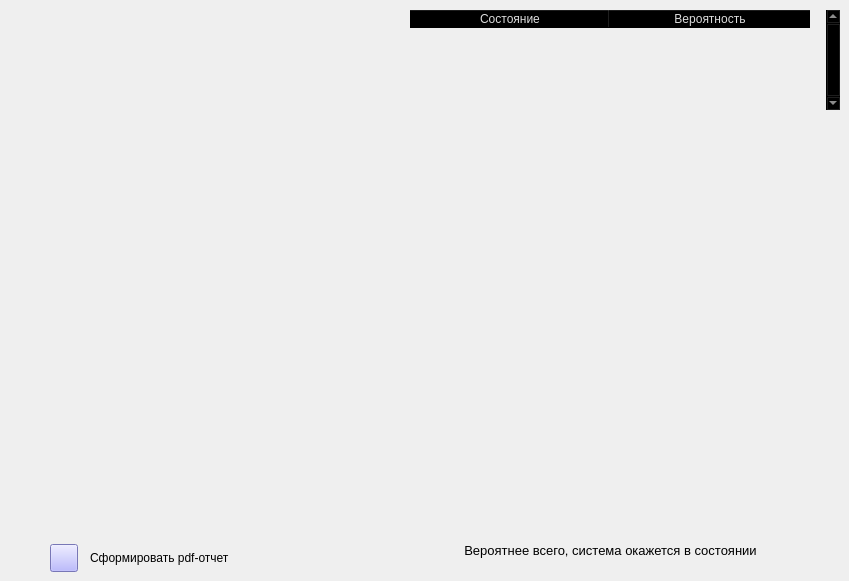
                     <widget class="QWidget" name="calculation">
                      <widget class="QTableWidget" name="result_table">
                       <property name="geometry">
                        <rect>
                         <x>410</x>
                         <y>10</y>
                         <width>430</width>
                         <height>100</height>
                        </rect>
                       </property>
                       <property name="sizePolicy">
                        <sizepolicy hsizetype="Expanding" vsizetype="Expanding">
                         <horstretch>0</horstretch>
                         <verstretch>0</verstretch>
                        </sizepolicy>
                       </property>
                       <property name="palette">
                        <palette>
                         <active>
                          <colorrole role="WindowText">
                           <brush brushstyle="SolidPattern">
                            <color alpha="255">
                             <red>221</red>
                             <green>221</green>
                             <blue>221</blue>
                            </color>
                           </brush>
                          </colorrole>
                          <colorrole role="Button">
                           <brush brushstyle="SolidPattern">
                            <color alpha="0">
                             <red>0</red>
                             <green>0</green>
                             <blue>0</blue>
                            </color>
                           </brush>
                          </colorrole>
                          <colorrole role="Text">
                           <brush brushstyle="SolidPattern">
                            <color alpha="255">
                             <red>221</red>
                             <green>221</green>
                             <blue>221</blue>
                            </color>
                           </brush>
                          </colorrole>
                          <colorrole role="ButtonText">
                           <brush brushstyle="SolidPattern">
                            <color alpha="255">
                             <red>221</red>
                             <green>221</green>
                             <blue>221</blue>
                            </color>
                           </brush>
                          </colorrole>
                          <colorrole role="Base">
                           <brush brushstyle="NoBrush">
                            <color alpha="255">
                             <red>0</red>
                             <green>0</green>
                             <blue>0</blue>
                            </color>
                           </brush>
                          </colorrole>
                          <colorrole role="Window">
                           <brush brushstyle="SolidPattern">
                            <color alpha="0">
                             <red>0</red>
                             <green>0</green>
                             <blue>0</blue>
                            </color>
                           </brush>
                          </colorrole>
                          <colorrole role="PlaceholderText">
                           <brush brushstyle="SolidPattern">
                            <color alpha="255">
                             <red>221</red>
                             <green>221</green>
                             <blue>221</blue>
                            </color>
                           </brush>
                          </colorrole>
                         </active>
                         <inactive>
                          <colorrole role="WindowText">
                           <brush brushstyle="SolidPattern">
                            <color alpha="255">
                             <red>221</red>
                             <green>221</green>
                             <blue>221</blue>
                            </color>
                           </brush>
                          </colorrole>
                          <colorrole role="Button">
                           <brush brushstyle="SolidPattern">
                            <color alpha="0">
                             <red>0</red>
                             <green>0</green>
                             <blue>0</blue>
                            </color>
                           </brush>
                          </colorrole>
                          <colorrole role="Text">
                           <brush brushstyle="SolidPattern">
                            <color alpha="255">
                             <red>221</red>
                             <green>221</green>
                             <blue>221</blue>
                            </color>
                           </brush>
                          </colorrole>
                          <colorrole role="ButtonText">
                           <brush brushstyle="SolidPattern">
                            <color alpha="255">
                             <red>221</red>
                             <green>221</green>
                             <blue>221</blue>
                            </color>
                           </brush>
                          </colorrole>
                          <colorrole role="Base">
                           <brush brushstyle="NoBrush">
                            <color alpha="255">
                             <red>0</red>
                             <green>0</green>
                             <blue>0</blue>
                            </color>
                           </brush>
                          </colorrole>
                          <colorrole role="Window">
                           <brush brushstyle="SolidPattern">
                            <color alpha="0">
                             <red>0</red>
                             <green>0</green>
                             <blue>0</blue>
                            </color>
                           </brush>
                          </colorrole>
                          <colorrole role="PlaceholderText">
                           <brush brushstyle="SolidPattern">
                            <color alpha="255">
                             <red>221</red>
                             <green>221</green>
                             <blue>221</blue>
                            </color>
                           </brush>
                          </colorrole>
                         </inactive>
                         <disabled>
                          <colorrole role="WindowText">
                           <brush brushstyle="SolidPattern">
                            <color alpha="255">
                             <red>221</red>
                             <green>221</green>
                             <blue>221</blue>
                            </color>
                           </brush>
                          </colorrole>
                          <colorrole role="Button">
                           <brush brushstyle="SolidPattern">
                            <color alpha="0">
                             <red>0</red>
                             <green>0</green>
                             <blue>0</blue>
                            </color>
                           </brush>
                          </colorrole>
                          <colorrole role="Text">
                           <brush brushstyle="SolidPattern">
                            <color alpha="255">
                             <red>221</red>
                             <green>221</green>
                             <blue>221</blue>
                            </color>
                           </brush>
                          </colorrole>
                          <colorrole role="ButtonText">
                           <brush brushstyle="SolidPattern">
                            <color alpha="255">
                             <red>221</red>
                             <green>221</green>
                             <blue>221</blue>
                            </color>
                           </brush>
                          </colorrole>
                          <colorrole role="Base">
                           <brush brushstyle="NoBrush">
                            <color alpha="255">
                             <red>0</red>
                             <green>0</green>
                             <blue>0</blue>
                            </color>
                           </brush>
                          </colorrole>
                          <colorrole role="Window">
                           <brush brushstyle="SolidPattern">
                            <color alpha="0">
                             <red>0</red>
                             <green>0</green>
                             <blue>0</blue>
                            </color>
                           </brush>
                          </colorrole>
                          <colorrole role="PlaceholderText">
                           <brush brushstyle="SolidPattern">
                            <color alpha="255">
                             <red>221</red>
                             <green>221</green>
                             <blue>221</blue>
                            </color>
                           </brush>
                          </colorrole>
                         </disabled>
                        </palette>
                       </property>
                       <property name="frameShape">
                        <enum>QFrame::NoFrame</enum>
                       </property>
                       <property name="verticalScrollBarPolicy">
                        <enum>Qt::ScrollBarAlwaysOn</enum>
                       </property>
                       <property name="sizeAdjustPolicy">
                        <enum>QAbstractScrollArea::AdjustToContentsOnFirstShow</enum>
                       </property>
                       <property name="selectionMode">
                        <enum>QAbstractItemView::SingleSelection</enum>
                       </property>
                       <property name="selectionBehavior">
                        <enum>QAbstractItemView::SelectRows</enum>
                       </property>
                       <property name="showGrid">
                        <bool>true</bool>
                       </property>
                       <property name="gridStyle">
                        <enum>Qt::SolidLine</enum>
                       </property>
                       <property name="sortingEnabled">
                        <bool>false</bool>
                       </property>
                       <attribute name="horizontalHeaderVisible">
                        <bool>true</bool>
                       </attribute>
                       <attribute name="horizontalHeaderCascadingSectionResizes">
                        <bool>true</bool>
                       </attribute>
                       <attribute name="horizontalHeaderDefaultSectionSize">
                        <number>200</number>
                       </attribute>
                       <attribute name="horizontalHeaderShowSortIndicator" stdset="0">
                        <bool>true</bool>
                       </attribute>
                       <attribute name="horizontalHeaderStretchLastSection">
                        <bool>false</bool>
                       </attribute>
                       <attribute name="verticalHeaderVisible">
                        <bool>true</bool>
                       </attribute>
                       <attribute name="verticalHeaderCascadingSectionResizes">
                        <bool>false</bool>
                       </attribute>
                       <attribute name="verticalHeaderHighlightSections">
                        <bool>false</bool>
                       </attribute>
                       <attribute name="verticalHeaderStretchLastSection">
                        <bool>true</bool>
                       </attribute>
                       <column>
                        <property name="text">
                         <string>Состояние</string>
                        </property>
                       </column>
                       <column>
                        <property name="text">
                         <string>Вероятность</string>
                        </property>
                       </column>
                      </widget>
                      <widget class="QPushButton" name="btn_pdf">
                       <property name="geometry">
                        <rect>
                         <x>50</x>
                         <y>544</y>
                         <width>28</width>
                         <height>28</height>
                        </rect>
                       </property>
                       <property name="minimumSize">
                        <size>
                         <width>28</width>
                         <height>28</height>
                        </size>
                       </property>
                       <property name="maximumSize">
                        <size>
                         <width>28</width>
                         <height>28</height>
                        </size>
                       </property>
                       <property name="cursor">
                        <cursorShape>PointingHandCursor</cursorShape>
                       </property>
                       <property name="toolTip">
                        <string>Minimize</string>
                       </property>
                       <property name="styleSheet">
                        <string notr="true">background-color: rgb(168, 166, 255);</string>
                       </property>
                       <property name="text">
                        <string/>
                       </property>
                       <property name="icon">
                        <iconset>
                         <normaloff>images/icons/cil-notes.png</normaloff>images/icons/cil-notes.png</iconset>
                       </property>
                       <property name="iconSize">
                        <size>
                         <width>80</width>
                         <height>80</height>
                        </size>
                       </property>
                      </widget>
                      <widget class="QLabel" name="pdf_label">
                       <property name="geometry">
                        <rect>
                         <x>90</x>
                         <y>550</y>
                         <width>161</width>
                         <height>16</height>
                        </rect>
                       </property>
                       <property name="text">
                        <string>Сформировать pdf-отчет</string>
                       </property>
                      </widget>
                      <widget class="QLabel" name="label_3">
                       <property name="geometry">
                        <rect>
                         <x>440</x>
                         <y>530</y>
                         <width>341</width>
                         <height>41</height>
                        </rect>
                       </property>
                       <property name="font">
                        <font>
                         <pointsize>10</pointsize>
                         <italic>false</italic>
                         <bold>false</bold>
                        </font>
                       </property>
                       <property name="text">
                        <string>Вероятнее всего, система окажется в состоянии</string>
                       </property>
                       <property name="alignment">
                        <set>Qt::AlignCenter</set>
                       </property>
                      </widget>
                     </widget>
